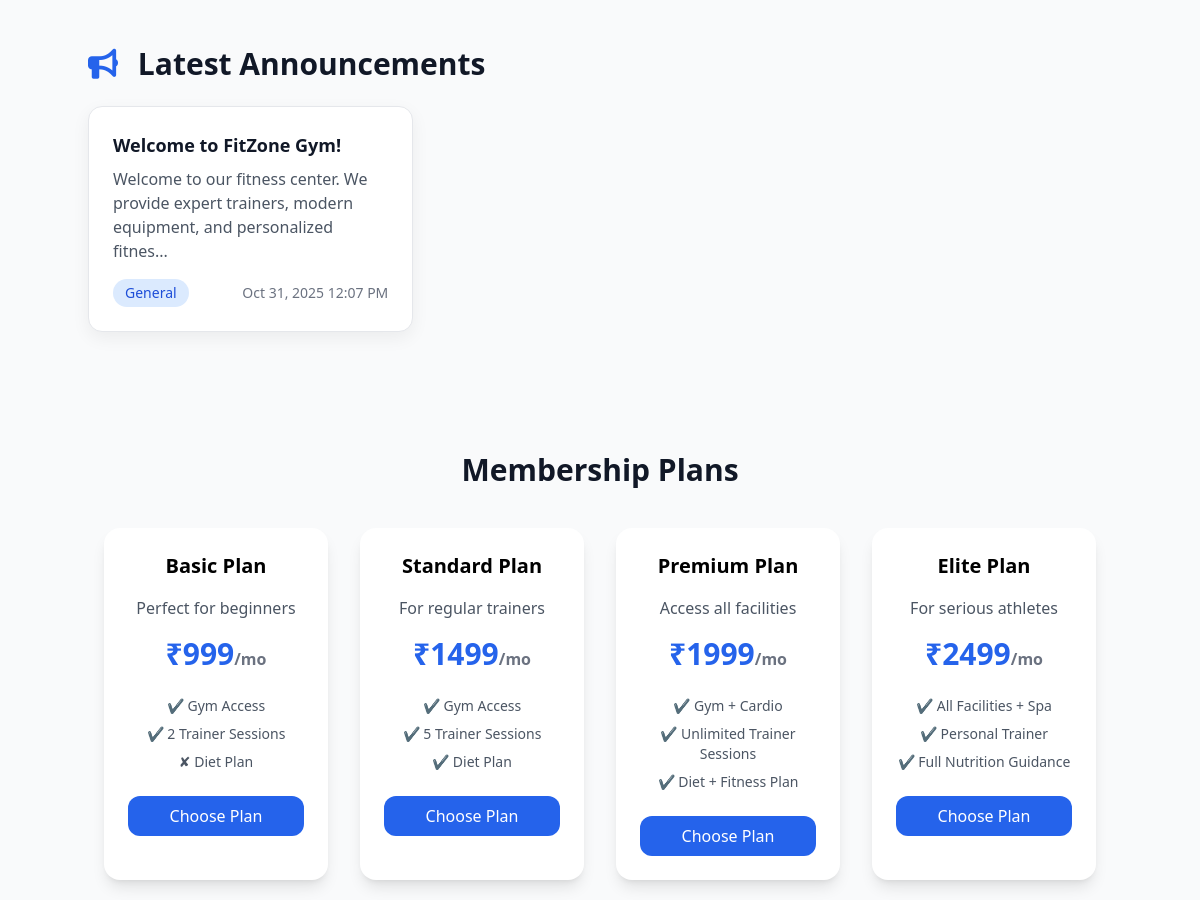
Before: / (middle part) with the older database file.
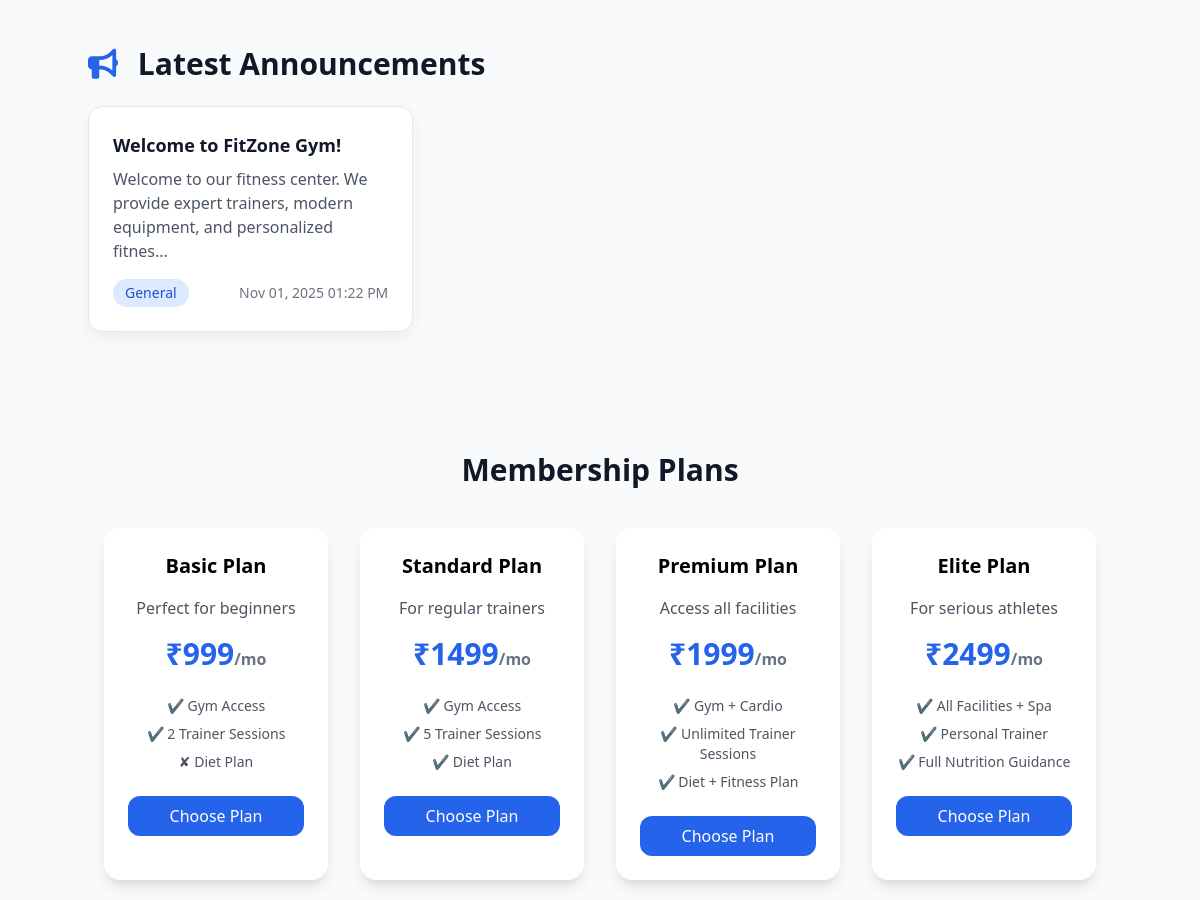
After: the same page with the newer database file.
### tables this page shows
CREATE TABLE announcements (
            id INTEGER PRIMARY KEY AUTOINCREMENT,
            title TEXT NOT NULL,
            content TEXT NOT NULL,
            announcement_type TEXT CHECK (announcement_type IN ('general', 'maintenance', 'event', 'offer')),
            target_audience TEXT CHECK (target_audience IN ('all', 'members', 'trainers')),
            is_public BOOLEAN DEFAULT 0,
            is_active BOOLEAN DEFAULT 1,
            start_date DATE,
            end_date DATE,
            created_by INTEGER, -- admin user_id
            created_at TIMESTAMP DEFAULT CURRENT_TIMESTAMP,
            FOREIGN KEY (created_by) REFERENCES users (id)
        );

### app/app.py (the view)
    @app.route('/')
    def home():
        announcements = Announcement.get_public_announcements()
        membership_plans = MembershipPlan.get_all_active()
        for plan in membership_plans:
            if isinstance(plan.features, str):
                try:
                    plan.features = json.loads(plan.features)
                except Exception:
                    plan.features = []
        return render_template(
            'home.html',
            announcements=announcements,
            membership_plans=membership_plans
        )

### app/models/announcement.py (called while the page is built)
    @classmethod
    def get_public_announcements(cls):
        db_path = current_app.config.get('DATABASE_PATH', 'gym_management.db')
        today = date.today()
        query = '''SELECT * FROM announcements
          WHERE is_public = 1 AND is_active = 1
          AND (start_date IS NULL OR start_date <= ?)
          AND (end_date IS NULL OR end_date >= ?)
          ORDER BY id DESC LIMIT 5'''
        results = execute_query(query, (today, today), db_path, fetch=True)
        announcements = []
        for row in results:
            announcements.append(cls(
                id=row[0], title=row[1], content=row[2], announcement_type=row[3],
                target_audience=row[4], is_public=bool(row[5]), is_active=bool(row[6]),
                start_date=row[7], end_date=row[8], created_by=row[9], created_at=row[10]
            ))
        return announcements

### app/models/database.py (called while the page is built)
def get_db_connection(db_path='gym_management.db'):
    conn = sqlite3.connect(db_path)
    conn.row_factory = sqlite3.Row
    conn.execute("PRAGMA foreign_keys = ON")
    return conn

### app/models/membership_plan.py (called while the page is built)
    @classmethod
    def _db_path(cls):
        return current_app.config.get('DATABASE_PATH', 'gym_management.db')

### app/templates/home.html (shortened to what this page needs)
{% extends "base.html" %}
{% block content %}
{% if announcements %}
<div class="container mx-auto my-12">
    <h2 class="text-3xl font-bold text-gray-900 mb-6">
        <i class="fas fa-bullhorn mr-3 text-blue-600"></i> Latest Announcements
    </h2>
    <div class="grid grid-cols-1 md:grid-cols-2 lg:grid-cols-3 gap-6">
        {% for announcement in announcements %}
        <div class="card p-6">
            <h3 class="text-lg font-semibold text-gray-900 mb-2">{{ announcement.title }}</h3>
            <p class="text-gray-600 mb-4">{{ announcement.content[:100] }}{% if announcement.content|length > 100 %}...{% endif %}</p>
            <div class="flex items-center justify-between text-sm text-gray-500">
                <span class="badge bg-blue-100 text-blue-700 px-3 py-1 rounded-full">{{ announcement.announcement_type|title }}</span>
                <span>{{ announcement.created_at|datetimeformat }}</span>
            </div>
        </div>
        {% endfor %}
    </div>
</div>
{% endif %}
<br>
<div id="plans" class="container mx-auto px-4 py-12">
    <h2 class="text-3xl font-bold text-center mb-10 text-gray-900">Membership Plans</h2>
    <div class="grid grid-cols-1 sm:grid-cols-2 lg:grid-cols-4 gap-8">
        <div class="bg-white rounded-2xl shadow-lg p-6 text-center hover:shadow-2xl transition">
            <h3 class="text-xl font-semibold mb-4">Basic Plan</h3>
            <p class="text-gray-600 mb-4">Perfect for beginners</p>
            <p class="text-3xl font-bold text-blue-600 mb-6">₹999<span class="text-base text-gray-500">/mo</span></p>
            <ul class="text-sm text-gray-600 mb-6 space-y-2">
                <li>✔ Gym Access</li>
                <li>✔ 2 Trainer Sessions</li>
                <li>✘ Diet Plan</li>
            </ul>
            <button class="w-full bg-blue-600 text-white py-2 rounded-xl hover:bg-blue-700">Choose Plan</button>
        </div>
        <div class="bg-white rounded-2xl shadow-lg p-6 text-center hover:shadow-2xl transition">
            <h3 class="text-xl font-semibold mb-4">Standard Plan</h3>
            <p class="text-gray-600 mb-4">For regular trainers</p>
            <p class="text-3xl font-bold text-blue-600 mb-6">₹1499<span class="text-base text-gray-500">/mo</span></p>
            <ul class="text-sm text-gray-600 mb-6 space-y-2">
                <li>✔ Gym Access</li>
                <li>✔ 5 Trainer Sessions</li>
                <li>✔ Diet Plan</li>
            </ul>
            <button class="w-full bg-blue-600 text-white py-2 rounded-xl hover:bg-blue-700">Choose Plan</button>
        </div>
        <div class="bg-white rounded-2xl shadow-lg p-6 text-center hover:shadow-2xl transition">
            <h3 class="text-xl font-semibold mb-4">Premium Plan</h3>
            <p class="text-gray-600 mb-4">Access all facilities</p>
            <p class="text-3xl font-bold text-blue-600 mb-6">₹1999<span class="text-base text-gray-500">/mo</span></p>
            <ul class="text-sm text-gray-600 mb-6 space-y-2">
                <li>✔ Gym + Cardio</li>
                <li>✔ Unlimited Trainer Sessions</li>
                <li>✔ Diet + Fitness Plan</li>
            </ul>
            <button class="w-full bg-blue-600 text-white py-2 rounded-xl hover:bg-blue-700">Choose Plan</button>
        </div>
        <div class="bg-white rounded-2xl shadow-lg p-6 text-center hover:shadow-2xl transition">
            <h3 class="text-xl font-semibold mb-4">Elite Plan</h3>
            <p class="text-gray-600 mb-4">For serious athletes</p>
            <p class="text-3xl font-bold text-blue-600 mb-6">₹2499<span class="text-base text-gray-500">/mo</span></p>
            <ul class="text-sm text-gray-600 mb-6 space-y-2">
                <li>✔ All Facilities + Spa</li>
                <li>✔ Personal Trainer</li>
                <li>✔ Full Nutrition Guidance</li>
            </ul>
            <button class="w-full bg-blue-600 text-white py-2 rounded-xl hover:bg-blue-700">Choose Plan</button>
        </div>
    </div>
</div>
<br>
{% endblock %}

Changed rows visible on the page:
changed announcements "Welcome to FitZone Gym!": created_at "Oct 31, 2025 12:07 PM" → "Nov 01, 2025 01:22 PM"
